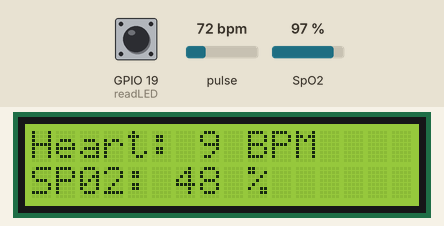
This sketch was run on a simulated ESP8266 (NodeMCU). Parts: 16×2 character LCD. The test bench sets the inputs (shaded band); at power-on: pulse 72 bpm, SpO2 97 %, GPIO 19 (readLED) HIGH. WiFi joins after 1.5 s; servers stay silent unless stated; what the sketch prints to the serial monitor is not drawn.

Above: at 4.1 s.
4.2 s: pulse set to 42 bpm
At 6.9 s:
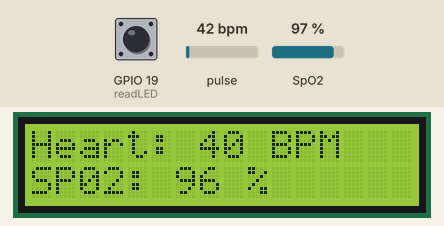
7.2 s: SpO2 set to 100 %
At 7.9 s:
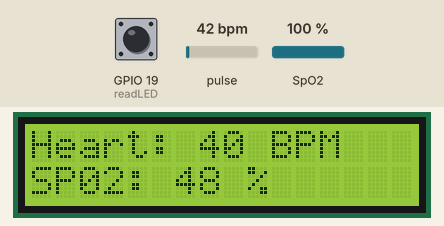
10.2 s: pulse set to 70 bpm
At 13.0 s:
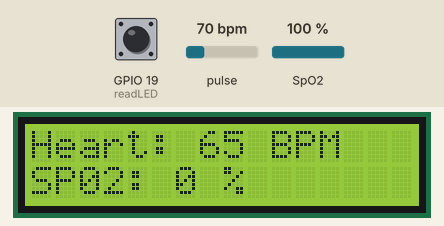
13.2 s: SpO2 set to 80 %
At 15.7 s:
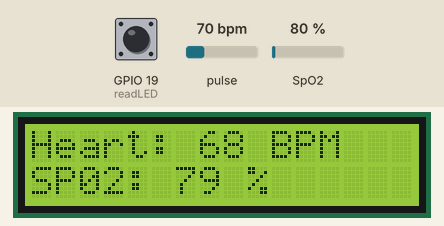
Timing chart, 0 to 17.2 s (numbered marks = the images above; inputs shaded):
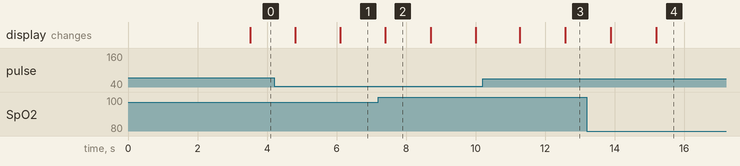

Measured:
- after the input at 7.2 s, the display: changes after 0.20 s (image 2)
- after the input at 10.2 s, the display: first changes after 1.1 s (image 3 shows a later state)
- what the display in image 2 shows lasts 1.3 s, from 7.4 s to 8.7 s

The sketch:

Blynk_IOT_MAX30102_sensor.ino
```cpp
/* Comment this out to disable prints and save space */
#define BLYNK_PRINT Serial

/* Fill in information from Blynk Device Info here */
//#define BLYNK_TEMPLATE_ID           "TMPxxxxxx"
//#define BLYNK_TEMPLATE_NAME         "Device"
//#define BLYNK_AUTH_TOKEN            "YourAuthToken"
#define BLYNK_TEMPLATE_ID "TMPL28wZvmx5R"
#define BLYNK_TEMPLATE_NAME "LCD Heart Sensor"
#define BLYNK_AUTH_TOKEN "1y6Ma029uZAgJzmE44p3w8n2MRV3NiXd"

#include <Wire.h>
// #include <Blynk.h>
#include <ESP8266WiFi.h>
#include <BlynkSimpleEsp8266.h>
#include "MAX30105.h"
#include "spo2_algorithm.h"
#include "heartRate.h"
#include <LiquidCrystal_I2C.h>

MAX30105 particleSensor;
LiquidCrystal_I2C lcd(0x27, 16, 2);  // set the LCD address to 0x27 for a 16 chars and 2 line display

#define MAX_BRIGHTNESS 255

uint32_t irBuffer[100];   //infrared LED sensor data
uint32_t redBuffer[100];  //red LED sensor data

#define REPORTING_PERIOD_MS 1000  // frequency of updates sent to blynk app in ms

char auth[] = "1y6Ma029uZAgJzmE44p3w8n2MRV3NiXd";  // You should get Auth Token in the Blynk App.
char ssid[] = "kejoteck";                              // Your WiFi credentials.
char pass[] = "ghost0123";

uint32_t tsLastReport = 0;  //stores the time the last update was sent to the blynk app

int32_t bufferLength;   //data length
int32_t spo2;           //SPO2 value
int8_t validSPO2;       //indicator to show if the SPO2 calculation is valid
int32_t heartRate;      //heart rate value calcualated as per Maxim's algorithm
int8_t validHeartRate;  //indicator to show if the heart rate calculation is valid

byte pulseLED = 2;  //onboard led on esp32 nodemcu
byte readLED = 19;  //Blinks with each data read

long lastBeat = 0;  //Time at which the last beat occurred

float beatsPerMinute;          //stores the BPM as per custom algorithm
int beatAvg = 0, sp02Avg = 0;  //stores the average BPM and SPO2
float ledBlinkFreq;            //stores the frequency to blink the pulseLED


void setup() {
  // ledcSetup(0, 0, 8); // PWM Channel = 0, Initial PWM Frequency = 0Hz, Resolution = 8 bits
  // ledcAttachPin(pulseLED, 0); //attach pulseLED pin to PWM Channel 0
  // ledcWrite(0, 255); //set PWM Channel Duty Cycle to 255

  lcd.init();
  lcd.backlight();
  Serial.println("Initializing...");
  lcd.setCursor(0, 0);
  lcd.println("Initializing.....");
  lcd.setCursor(0, 1);
  lcd.println("..................");

  Serial.begin(115200);
  Serial.println("Initializing Pulse Oximeter..");


  // Initialize sensor
  if (!particleSensor.begin(Wire, I2C_SPEED_FAST))  //Use default I2C port, 400kHz speed
  {
    Serial.println(F("MAX30105 was not found. Please check wiring/power."));
    while (1)
      ;
  }


  /*The following parameters should be tuned to get the best readings for IR and RED LED.
   *The perfect values varies depending on your power consumption required, accuracy, ambient light, sensor mounting, etc.
   *Refer Maxim App Notes to understand how to change these values
   *I got the best readings with these values for my setup. Change after going through the app notes.
   */
  byte ledBrightness = 50;  //Options: 0=Off to 255=50mA
  byte sampleAverage = 1;   //Options: 1, 2, 4, 8, 16, 32
  byte ledMode = 2;         //Options: 1 = Red only, 2 = Red + IR, 3 = Red + IR + Green
  byte sampleRate = 100;    //Options: 50, 100, 200, 400, 800, 1000, 1600, 3200
  int pulseWidth = 215;     //Options: 69, 118, 215, 411
  int adcRange = 4096;      //Options: 2048, 4096, 8192, 16384

  particleSensor.setup(ledBrightness, sampleAverage, ledMode, sampleRate, pulseWidth, adcRange);  //Configure sensor with these settings
  Blynk.begin(auth, ssid, pass);
}

void loop() {
  bufferLength = 100;  //buffer length of 100 stores 4 seconds of samples running at 25sps

  //read the first 100 samples, and determine the signal range
  for (byte i = 0; i < bufferLength; i++) {
    while (particleSensor.available() == false)  //do we have new data?
      particleSensor.check();                    //Check the sensor for new data

    redBuffer[i] = particleSensor.getIR();
    irBuffer[i] = particleSensor.getRed();
    particleSensor.nextSample();  //We're finished with this sample so move to next sample

    Serial.print(F("red: "));
    Serial.print(redBuffer[i], DEC);
    Serial.print(F("\t ir: "));
    Serial.println(irBuffer[i], DEC);
  }

  //calculate heart rate and SpO2 after first 100 samples (first 4 seconds of samples)
  maxim_heart_rate_and_oxygen_saturation(irBuffer, bufferLength, redBuffer, &spo2, &validSPO2, &heartRate, &validHeartRate);

  //Continuously taking samples from MAX30102.  Heart rate and SpO2 are calculated every 1 second
  while (1) {
    Blynk.run();
    //dumping the first 25 sets of samples in the memory and shift the last 75 sets of samples to the top
    for (byte i = 25; i < 100; i++) {
      redBuffer[i - 25] = redBuffer[i];
      irBuffer[i - 25] = irBuffer[i];
    }

    //take 25 sets of samples before calculating the heart rate.
    for (byte i = 75; i < 100; i++) {
      while (particleSensor.available() == false)  //do we have new data?
        particleSensor.check();                    //Check the sensor for new data

      digitalWrite(readLED, !digitalRead(readLED));  //Blink onboard LED with every data read

      redBuffer[i] = particleSensor.getRed();
      irBuffer[i] = particleSensor.getIR();
      particleSensor.nextSample();  //We're finished with this sample so move to next sample

      //send samples and calculation result to terminal program through UART
      //Uncomment these statements to view the raw data during calibration of sensor.
      //When uncommented, beatsPerMinute will be slightly off.
      /*
      Serial.print(F("red: "));
      Serial.print(redBuffer[i], DEC);
      Serial.print(F("\t ir: "));
      Serial.print(irBuffer[i], DEC);
      Serial.print(F("\t HR="));
      Serial.print(heartRate, DEC);
      Serial.print(F("\t"));
      Serial.print(beatAvg, DEC);

      Serial.print(F("\t HRvalid="));
      Serial.print(validHeartRate, DEC);

      Serial.print(F("\t SPO2="));
      Serial.print(spo2, DEC);

      Serial.print(F("\t SPO2Valid="));
      Serial.println(validSPO2, DEC);*/

      long irValue = irBuffer[i];

      //Calculate BPM independent of Maxim Algorithm.
      if (checkForBeat(irValue) == true) {
        //We sensed a beat!
        long delta = millis() - lastBeat;
        lastBeat = millis();

        beatsPerMinute = 60 / (delta / 1000.0);
        beatAvg = (beatAvg + beatsPerMinute) / 2;

        if (beatAvg != 0)
          ledBlinkFreq = (float)(60.0 / beatAvg);
        else
          ledBlinkFreq = 0;
        // ledcWriteTone(0, ledBlinkFreq);
      }
      if (millis() - lastBeat > 10000) {
        beatsPerMinute = 0;
        beatAvg = (beatAvg + beatsPerMinute) / 2;

        if (beatAvg != 0)
          ledBlinkFreq = (float)(60.0 / beatAvg);
        else
          ledBlinkFreq = 0;
        // ledcWriteTone(0, ledBlinkFreq);
      }
    }

    //After gathering 25 new samples recalculate HR and SP02
    maxim_heart_rate_and_oxygen_saturation(irBuffer, bufferLength, redBuffer, &spo2, &validSPO2, &heartRate, &validHeartRate);

    Serial.print(beatAvg, DEC);

    Serial.print(F("\t HRvalid="));
    Serial.print(validHeartRate, DEC);

    Serial.print(F("\t SPO2="));
    Serial.print(sp02Avg, DEC);

    Serial.print(F("\t SPO2Valid="));
    Serial.println(validSPO2, DEC);

    //Calculates average SPO2 to display smooth transitions on Blynk App
    if (validSPO2 == 1 && spo2 < 100 && spo2 > 0) {
      sp02Avg = (sp02Avg + spo2) / 2;
    } else {
      spo2 = 0;
      sp02Avg = (sp02Avg + spo2) / 2;
      ;
    }

    //Send Data to Blynk App at regular intervals
    if (millis() - tsLastReport > REPORTING_PERIOD_MS) {
      if (validHeartRate == 1) {
        Blynk.virtualWrite(V1, beatAvg);
        Blynk.virtualWrite(V0, "Yes");
        lcd.setCursor(0, 0);
        lcd.print("Heart: ");
        lcd.print(beatAvg);
        lcd.print(" BPM            ");
        if (validSPO2 == 1) {
          Blynk.virtualWrite(V2, sp02Avg);
          lcd.setCursor(0, 1);
          lcd.print("SP02: ");
          lcd.print(sp02Avg);
          lcd.print(" %            ");
        }
      } else {
        Blynk.virtualWrite(V0, "No");
        Blynk.virtualWrite(V1, 0);
        Blynk.virtualWrite(V2, 0);
        lcd.setCursor(0, 0);
        lcd.println(" No Heart Beat  ");
        lcd.setCursor(0, 1);
        lcd.println("    Detected    ");
      }


      tsLastReport = millis();
    }
  }
}
```
